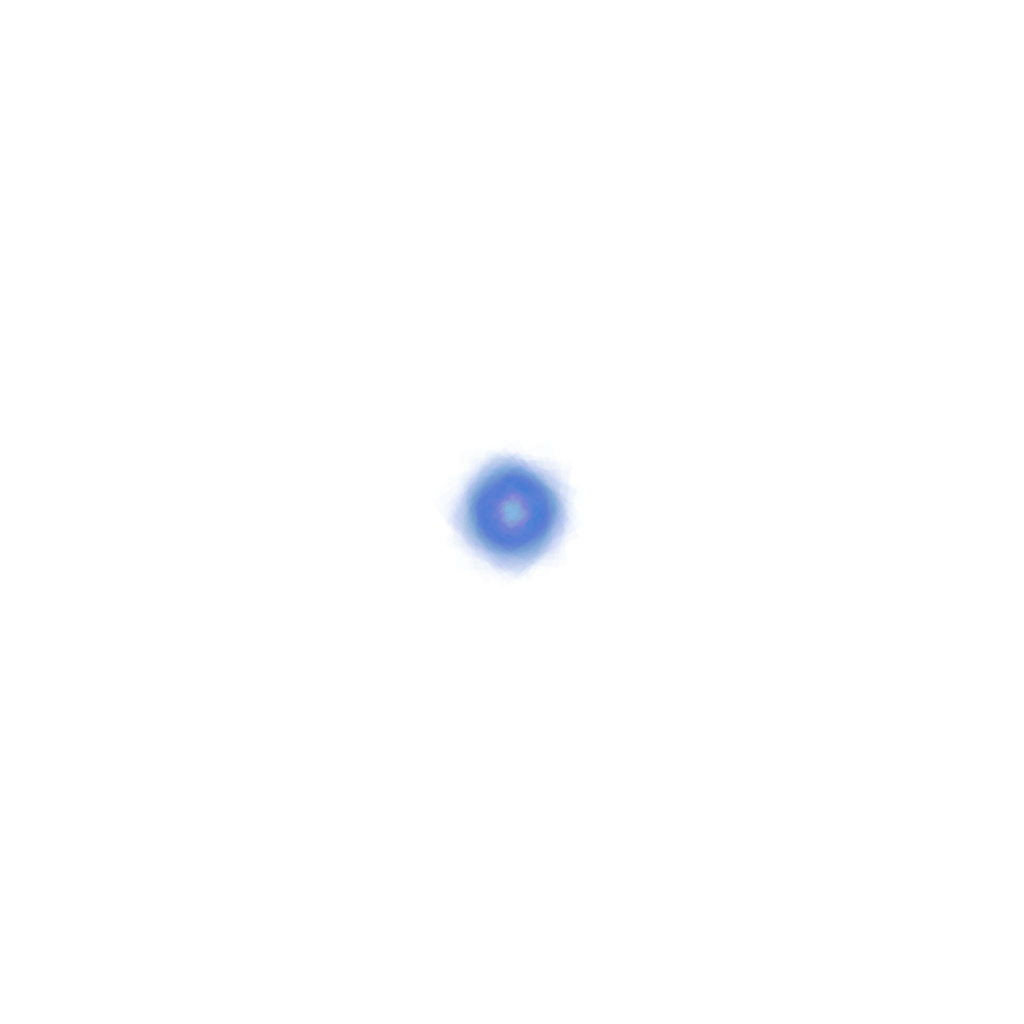
Frame 1 (no input)
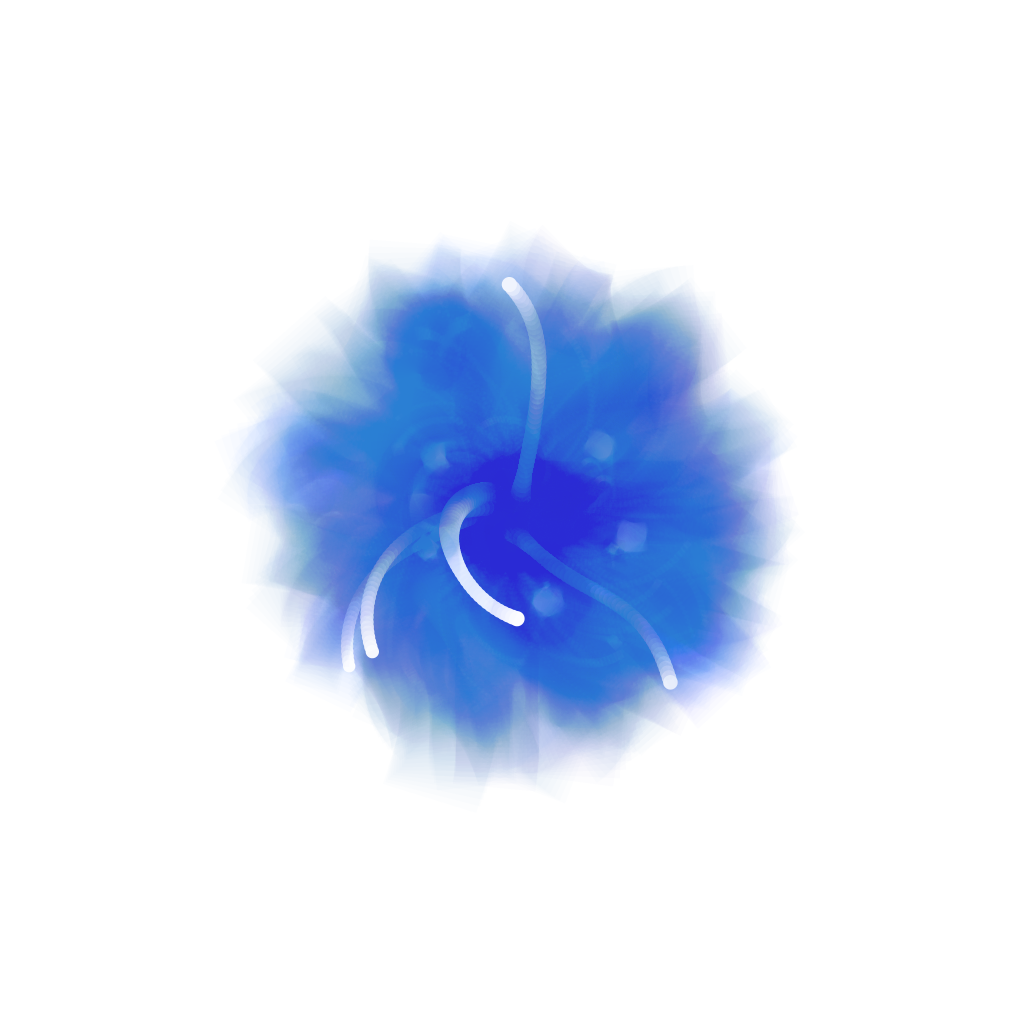
Frame 60 (the mouse pressed at the canvas centre just before this capture)
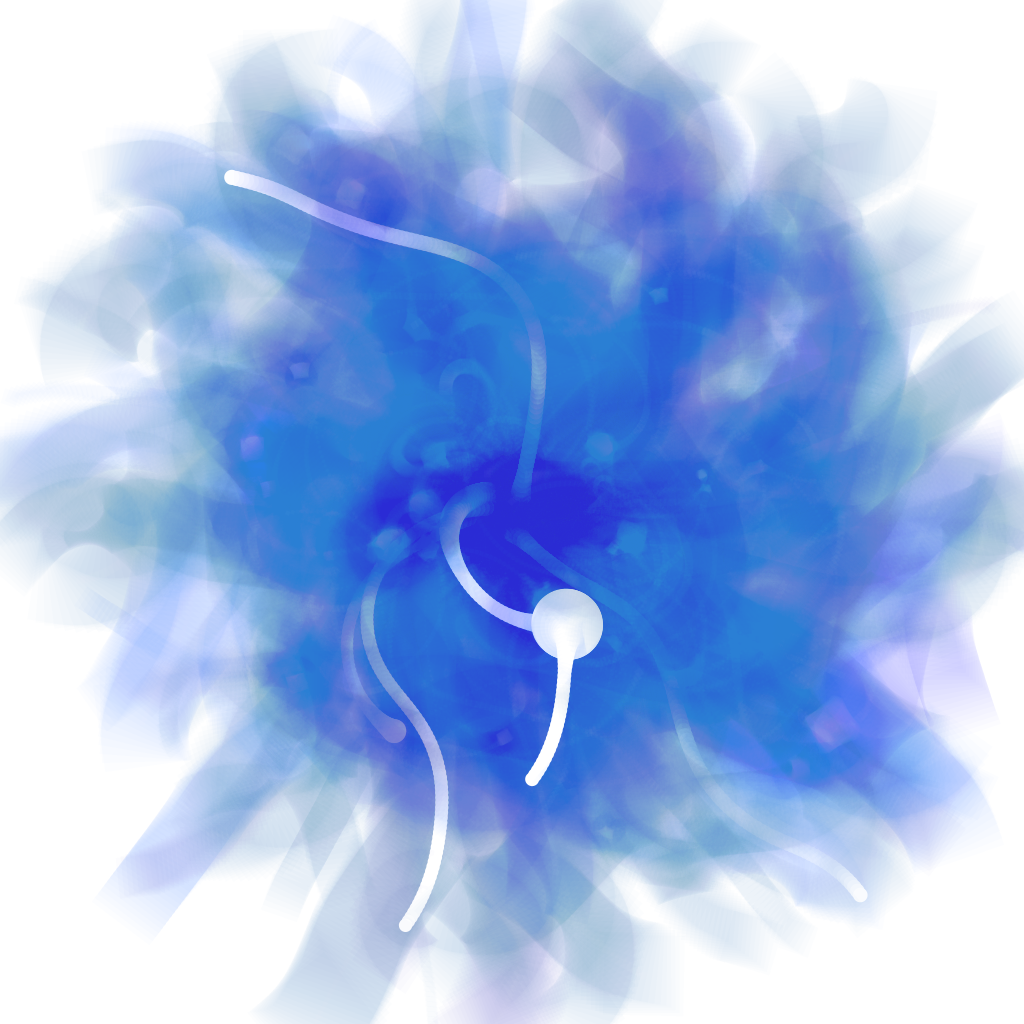
Frame 120 (the mouse held since frame 60 and released just before this capture)

The Processing sketch that drew these frames (run headless with seeded random() and noise(); from frame 60 on, the mouse is pressed at the canvas centre):

// Processing sketch: samb_221210a
// ── samb_221210a.pde
/*

hi samb!

you can run this as often as you like
and get different results each time. it'll save the
result to a glossy .png in the output folder when it's done.

i exposed a bunch of tuning variables, you're more than
welcome to play around with them and see what you get!

if there are any bigger changes you want, 
or if you're trying to get a particular result, let me know.

-- mrfb 2022-12-10 <3

*/

// QUANTITY
int numParticles = 200; // too many and the colors wash out
int numErasers = 5; // some subset of the particles can be erasers!

// SPAWNING
IntRange lifeSpan = new IntRange(50, 1000); // measured in frames
FloatRange startX = new FloatRange(500, 524);
FloatRange startY = new FloatRange(500, 524);

// PARTICLES
// each particle is a square of some color
// with a smaller eraser in the center
FloatRange particleSize = new FloatRange(10, 100);
FloatRange eraserSize = new FloatRange(50, 100);
// particle interiors are mild erasers, based on size of particle
FloatRange coreSizeScalar = new FloatRange(0.25, 0.50);

// SPEED & MOVEMENT
float acceleration = .25; // lower tends to work better
float turnRadius = .05;
float particleSpeedLimit = 5;
float eraserSpeedLimit = 5;
float noiseScale = 0.01;

// COLORS
// the particles get their color settings from these
// the integers can be anywhere from 0-255
color bg = #ffffff; // any hex color is fine!
IntRange red = new IntRange(0, 32);
IntRange green = new IntRange(32, 128);
IntRange blue = new IntRange(128, 255);
int opacity = 3; // low numbers work best for the watercolor effect
int coreOpacity = 5; // for the interior eraser

// --------------------------------------------------
// stuff below here is easier to break if they change
Particle[] particles;

void setup(){
  size(1024, 1024);
  background(bg);
  
  particles = new Particle[numParticles];
  for(int i = 0; i < numParticles; i++){
    particles[i] = new Particle();
    
    if(i < numErasers){
      particles[i].col = bg;
      particles[i].size = eraserSize.pick();
    }
  }
  
  noStroke();
  rectMode(CENTER);
}

void draw(){
  boolean alive = false;
  
  for(Particle p : particles){
    p.display();
    p.update();
    
    if(p.life > 0 && alive == false){
      alive = true;
    }
  }
  
  if(alive == false){
    println("everybody's dead! we're done here.");
    String filename = "" + year() + month() + day() + "_" + hour() + minute() + second() + ".png";
    save("output/" + filename);
    println("saved as " + filename);
    noLoop();
  }
}

// ── Particle.pde
class Particle {
  PVector pos, vel, acc;
  float size;
  float sizeScalar;
  color col;
  int life;
  
  Particle(){
    pos = new PVector(startX.pick(), startY.pick());
    vel = new PVector(0, 0, 0);
    acc = PVector.random2D().mult(acceleration);
    
    size = particleSize.pick();
    sizeScalar = coreSizeScalar.pick();
    col = color(red.pick(), green.pick(), blue.pick(), opacity);
    life = lifeSpan.pick();
  }
  
  void update(){
    if(life <= 0) return;
    
    life--;
    
    pos.add(vel);
    vel.add(acc);
    if(col == bg){
      vel.limit(eraserSpeedLimit);
    } else {
      vel.limit(particleSpeedLimit);
    }
    
    // value between [-1, 1]
    float noiseTurn = noise(pos.x * noiseScale, pos.y * noiseScale, size) * 2 - 1;
    noiseTurn *= TAU * turnRadius;
    acc.rotate(noiseTurn);
  }
  
  void display(){
    if(life <= 0) return;
    
    resetMatrix();
    fill(col);
    
    translate(pos.x, pos.y);
    // rotating by acc is more chaotic and breaks up
    // the shapes more
    // rotating by vel will add more coherence
    rotate(acc.heading());
    
    if(col == bg){
      // eraser rules
      circle(0, 0, size / max(1, vel.mag()));
    } else {
      // non-eraser rules
      // draw the outer and then the inner to complicate the shape
      square(0, 0, size);
      fill(bg, coreOpacity);
      square(0, 0, size * sizeScalar / max(1, vel.mag()));
    }
  }
}

// ── Range.pde
class FloatRange {
  float min, max;
  
  FloatRange(float p_min, float p_max){
    min = p_min;
    max = p_max;
  }
  
  float pick(){
    return random(min, max);
  }
}

class IntRange {
  int min, max;
  
  IntRange(int p_min, int p_max){
    min = p_min;
    max = p_max;
  }
  
  int pick(){
    return int(random(min, max));
  }
}
